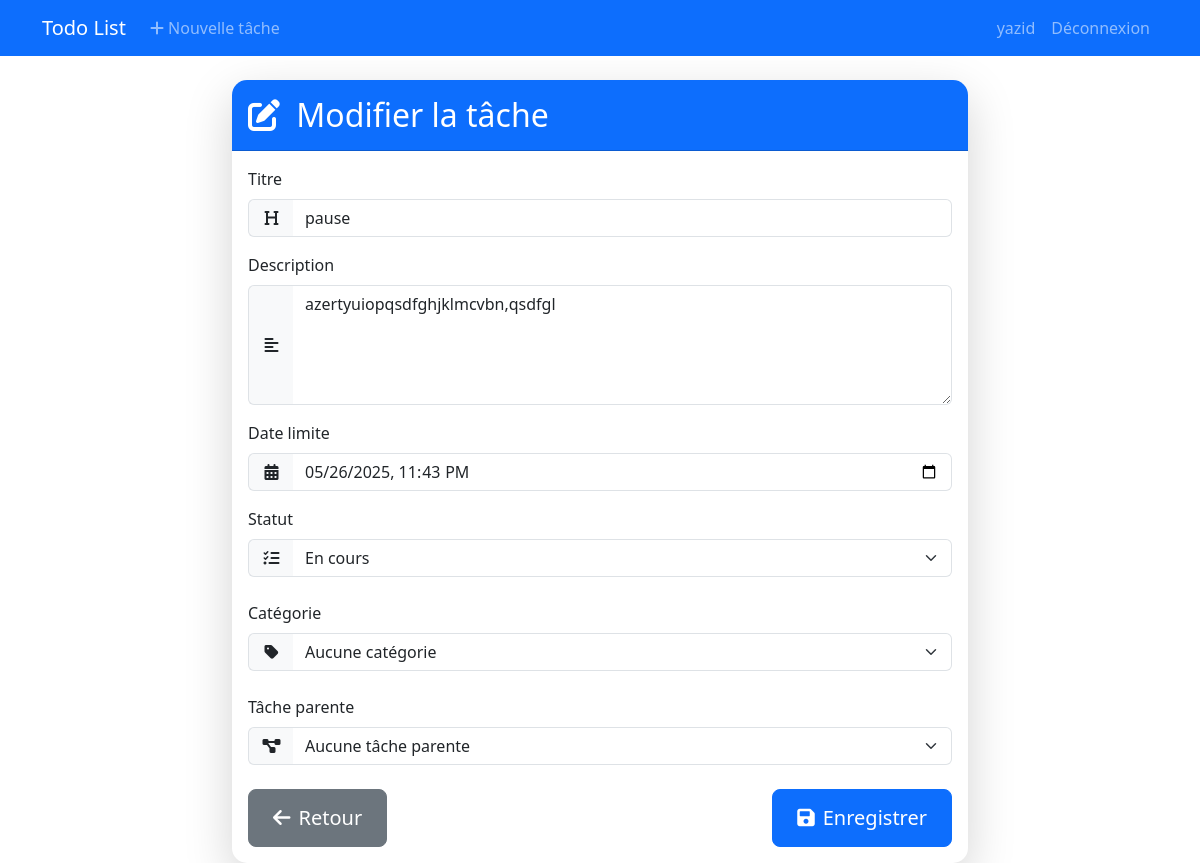
Screenshot of /tasks/5/update/ (signed in) with the database file from the repository.
### todos/models.py (models this page shows, shortened)
class Task(models.Model):
    STATUS_CHOICES = [
        ('pending', 'En attente'),
        ('in_progress', 'En cours'),
        ('completed', 'Terminée'),
    ]
    title = models.CharField(max_length=200, verbose_name='Titre')
    description = models.TextField(blank=True, verbose_name='Description')
    created_date = models.DateTimeField(auto_now_add=True, verbose_name='Date de création')
    due_date = models.DateTimeField(verbose_name='Date limite')
    status = models.CharField(
        max_length=20,
        choices=STATUS_CHOICES,
        default='pending',
        verbose_name='Statut'
    )
    user = models.ForeignKey(
        User,
        on_delete=models.CASCADE,
        related_name='tasks',
        verbose_name='Utilisateur'
    )
    category = models.ForeignKey(
        Category,
        on_delete=models.SET_NULL,
        null=True,
        blank=True,
        related_name='tasks',
        verbose_name='Catégorie'
    )
    parent_task = models.ForeignKey(
        'self',
        on_delete=models.CASCADE,
        null=True,
        blank=True,
        related_name='subtasks',
        verbose_name='Tâche parente'
    )
    class Meta:
        ordering = ['due_date', 'created_date']
        verbose_name = 'Tâche'
        verbose_name_plural = 'Tâches'

### todos/views.py (the view)
# urls.py: path('tasks/<int:pk>/update/', views.task_update, name='task_update'),
@login_required
def task_update(request, pk):
    task = get_object_or_404(Task, pk=pk, user=request.user)
    if request.method == 'POST':
        form = TaskForm(request.POST, instance=task, user=request.user)
        if form.is_valid():
            task = form.save()
            if task.parent_task:
                task.parent_task.update_status_based_on_subtasks()
            return redirect('task_list')
    else:
        form = TaskForm(instance=task, user=request.user)
    return render(request, 'todos/task_form.html', {'form': form, 'title': 'Modifier la tâche'})

### todos/forms.py
class TaskForm(forms.ModelForm):
    due_date = forms.DateTimeField(
        widget=forms.DateTimeInput(attrs={'type': 'datetime-local'}),
        input_formats=['%Y-%m-%dT%H:%M'],
        label='Date limite'
    )
    def __init__(self, *args, **kwargs):
        user = kwargs.pop('user', None)
        super().__init__(*args, **kwargs)
        if user:
            self.fields['category'].queryset = Category.objects.filter(user=user)
            parent_tasks = Task.objects.filter(user=user, parent_task__isnull=True)
            if self.instance.pk:
                parent_tasks = parent_tasks.exclude(pk=self.instance.pk)
            self.fields['parent_task'].queryset = parent_tasks
            self.fields['parent_task'].label = 'Tâche parente (optionnel)'
    class Meta:
        model = Task
        fields = ['title', 'description', 'due_date', 'status', 'category', 'parent_task']
        widgets = {
            'description': forms.Textarea(attrs={'rows': 3}),
            'parent_task': forms.Select(attrs={'class': 'form-select'})
        }

### todos/templates/todos/task_form.html (shortened to what this page needs)
{% extends 'base.html' %}
{% block content %}
<div class="row justify-content-center">
    <div class="col-md-8">
        <div class="card shadow-lg">
            <div class="card-header bg-primary text-white">
                <h2 class="card-title mb-0">
                    {% if 'Nouvelle' in title %}
                        <i class="fas fa-plus-circle me-2"></i>
                    {% else %}
                        <i class="fas fa-edit me-2"></i>
                    {% endif %}
                    {{ title }}
                </h2>
            </div>
            <div class="card-body">
                <form method="post" novalidate class="needs-validation">
                    <div class="mb-3">
                        <label for="title" class="form-label">Titre</label>
                        <div class="input-group">
                            <span class="input-group-text">
                                <i class="fas fa-heading"></i>
                            </span>
                            <input type="text" name="title" id="title"
                                   class="form-control {% if form.title.errors %}is-invalid{% endif %}"
                                   value="{{ form.title.value|default:'' }}" required>
                        </div>
                    </div>
                    <div class="mb-3">
                        <label for="description" class="form-label">Description</label>
                        <div class="input-group">
                            <span class="input-group-text">
                                <i class="fas fa-align-left"></i>
                            </span>
                            <textarea name="description" id="description"
                                      class="form-control {% if form.description.errors %}is-invalid{% endif %}"
                                      rows="4">{{ form.description.value|default:'' }}</textarea>
                        </div>
                    </div>
                    <div class="mb-3">
                        <label for="due_date" class="form-label">Date limite</label>
                        <div class="input-group">
                            <span class="input-group-text">
                                <i class="fas fa-calendar-alt"></i>
                            </span>
                            <input type="datetime-local" name="due_date" id="due_date"
                                   class="form-control {% if form.due_date.errors %}is-invalid{% endif %}"
                                   value="{{ form.due_date.value|date:'Y-m-d\TH:i'|default:'' }}" required>
                        </div>
                    </div>
                    <div class="mb-4">
                        <label for="status" class="form-label">Statut</label>
                        <div class="input-group">
                            <span class="input-group-text">
                                <i class="fas fa-tasks"></i>
                            </span>
                            <select name="status" id="status"
                                    class="form-select {% if form.status.errors %}is-invalid{% endif %}">
                                {% for value, label in form.status.field.choices %}
                                    <option value="{{ value }}"
                                            {% if value == form.status.value %}selected{% endif %}>
                                        {{ label }}
                                    </option>
                                {% endfor %}
                            </select>
                        </div>
                    </div>
                    <div class="mb-4">
                        <label for="category" class="form-label">Catégorie</label>
                        <div class="input-group">
                            <span class="input-group-text">
                                <i class="fas fa-tag"></i>
                            </span>
                            <select name="category" id="category"
                                    class="form-select {% if form.category.errors %}is-invalid{% endif %}">
                                <option value="">Aucune catégorie</option>
                            </select>
                        </div>
                    </div>
                    <div class="mb-4">
                        <label for="parent_task" class="form-label">Tâche parente</label>
                        <div class="input-group">
                            <span class="input-group-text">
                                <i class="fas fa-project-diagram"></i>
                            </span>
                            <select name="parent_task" id="parent_task"
                                    class="form-select {% if form.parent_task.errors %}is-invalid{% endif %}">
                                <option value="">Aucune tâche parente</option>
                            </select>
                        </div>
                    </div>
                    <div class="d-flex justify-content-between">
                        <a href="{% url 'task_list' %}" class="btn btn-secondary btn-lg">
                            <i class="fas fa-arrow-left me-2"></i>Retour
                        </a>
                        <button type="submit" class="btn btn-primary btn-lg">
                            <i class="fas fa-save me-2"></i>Enregistrer
                        </button>
                    </div>
                </form>
            </div>
        </div>
    </div>
</div>
{% endblock %}

### templates/base.html (shortened to what this page needs)
<!DOCTYPE html>
<html lang="fr">
<head>
    <link href="https://cdn.jsdelivr.net/npm/bootstrap@5.3.0/dist/css/bootstrap.min.css" rel="stylesheet">
    <link href="https://cdnjs.cloudflare.com/ajax/libs/font-awesome/6.0.0/css/all.min.css" rel="stylesheet">
</head>
<body>
    <nav class="navbar navbar-expand-lg navbar-dark bg-primary mb-4">
        <div class="container">
            <a class="navbar-brand" href="{% url 'task_list' %}">Todo List</a>
            <div class="collapse navbar-collapse" id="navbarNav">
                <ul class="navbar-nav me-auto">
                    {% if user.is_authenticated %}
                        <li class="nav-item">
                            <a class="nav-link" href="{% url 'task_create' %}">
                                <i class="fas fa-plus"></i> Nouvelle tâche
                            </a>
                        </li>
                    {% endif %}
                </ul>
                <ul class="navbar-nav">
                    {% if user.is_authenticated %}
                        <li class="nav-item">
                            <span class="nav-link">{{ user.username }}</span>
                        </li>
                        <li class="nav-item">
                            <a class="nav-link" href="{% url 'logout' %}">Déconnexion</a>
                        </li>
                    {% endif %}
                </ul>
            </div>
        </div>
    </nav>
    <div class="container">
        {% block content %}
        {% endblock %}
    </div>
</body>
</html>

### todos/templates/todos/task_form.html (style rules this page uses)
.card { border: none; border-radius: 15px; }
.card-header { border-radius: 15px 15px 0 0 !important; padding: 1rem; }
.input-group-text { background-color: #f8f9fa; border-right: none; min-width: 46px; justify-content: center; }
.form-control, .form-select { border-left: none; }
.btn { padding: 0.8rem 1.5rem; }
textarea.form-control { min-height: 120px; }
.form-label { font-weight: 500; }

### rows the page displays
Task: title "pause", description "azertyuiopqsdfghjklmcvbn,qsdfgl", status "En cours"

### other values shown
{{ user.username }} "yazid"
{{ title }} "Modifier la tâche"
